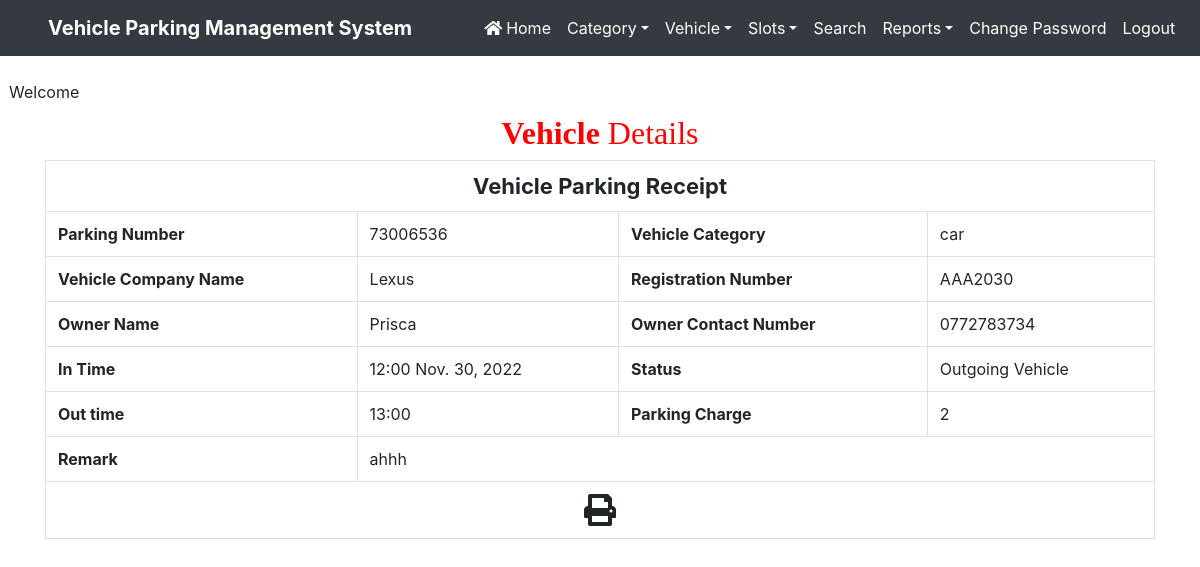
Page /print/0 on the committed database.
### vehicle/models.py (models this page shows, shortened)
class Vehicle(models.Model):
    parkingnumber = models.CharField(max_length=20)
    category = models.ForeignKey(Category, on_delete=models.CASCADE)
    vehiclecompany = models.CharField(max_length=50)
    regno = models.CharField(max_length=10)
    ownername = models.CharField(max_length=50)
    ownerId = models.CharField(max_length=50)
    ownercontact = models.CharField(max_length=15)
    pdate = models.DateField()
    intime = models.CharField(max_length=50)
    outtime = models.CharField(max_length=50)
    parkingcharge = models.CharField(max_length=50)
    parkingslot = models.CharField(max_length=50)
    remark = models.CharField(max_length=500)
    status = models.CharField(max_length=20)

class Category(models.Model):
    categoryname = models.CharField(max_length=50)

### vehicle/views.py (the view)
# urls.py: path('print/<int:pid>',print_detail,name='print'),
def print_detail(request,pid):
    vehicle = Vehicle.objects.get(id=pid)
    d = {'vehicle': vehicle}
    return render(request,'print.html', d)

### vehicle/templates/print.html (shortened to what this page needs)
{% load static %}
<html>
<head>
{% include 'headeradmin.html' %}
  <link rel = stylesheet href="https://cdn.datatables.net/1.10.20/css/jquery.dataTables.min.css">
<link rel = stylesheet href="https://cdn.datatables.net/buttons/1.6.1/css/buttons.dataTables.min.css">
</head>
<body>
{% include 'nav2admin.html' %}
<br> &nbsp;&nbsp;Welcome <b style = 'text-transform : capitalize ; color : blue'>{{request.user.username}}</b>
<div class="container" style = "margin-top:10px">
<h2 class="text-center" style = "font-family : Monotype Corsiva ; color : red"> <strong>Vehicle</strong>  Details</h2>
 <div  id="exampl">
      <table border="1" class="table table-bordered mg-b-0">
        <tr>
          <th colspan="4" style="text-align: center; font-size:22px;"> Vehicle Parking Receipt</th>
        </tr>
   <tr>
                                <th>Parking Number</th>
                                   <td>{{vehicle.parkingnumber}}</td>
                                <th>Vehicle Category</th>
                                   <td>{{vehicle.category.categoryname}}</td>
                                   </tr>
                                   <tr>
                                <th>Vehicle Company Name</th>
                                   <td>{{vehicle.vehiclecompany}}</td>
                                <th>Registration Number</th>
                                   <td>{{vehicle.regno}}</td>
                                   </tr>
                                   <tr>
                                    <th>Owner Name</th>
                                      <td>{{vehicle.ownername}}</td>
                                       <th>Owner Contact Number</th>
                                        <td>{{vehicle.ownercontact}}</td>
                                    </tr>
                                    <tr>
                               <th>In Time</th>
                                <td>{{vehicle.intime}} {{vehicle.pdate}}</td>
    <th>Status</th>
    <td>
{% if vehicle.status == 'Out' %}
  Outgoing Vehicle
{% endif %}
     </td>
  </tr>
{% if vehicle.remark != '' %}
<tr>
<th>Out time</th>
<td>{{vehicle.outtime}}</td>
<th>Parking Charge</th>
<td>{{vehicle.parkingcharge}}</td>
</tr>
<tr>
  <th>Remark</th>
  <td colspan="3">{{vehicle.remark}}</td>
</tr>
{% endif %}
  <tr>
    <td colspan="4" style="text-align:center; cursor:pointer"><i class="fa fa-print fa-2x" aria-hidden="true" OnClick="CallPrint(this.value)"  ></i></td>
  </tr>
</table>
          </div>
</div>
</body>
</html>

### vehicle/static/css/mystyle.css (style rules this page uses)
html { scroll-behavior:smooth; }

### rows in the picture
Vehicle: parkingnumber "73006536", category.categoryname "car", vehiclecompany "Lexus", regno "AAA2030", ownername "Prisca", ownercontact "0772783734", intime "12:00", pdate "Nov. 30, 2022", outtime "13:00", parkingcharge "2", remark "ahhh"
